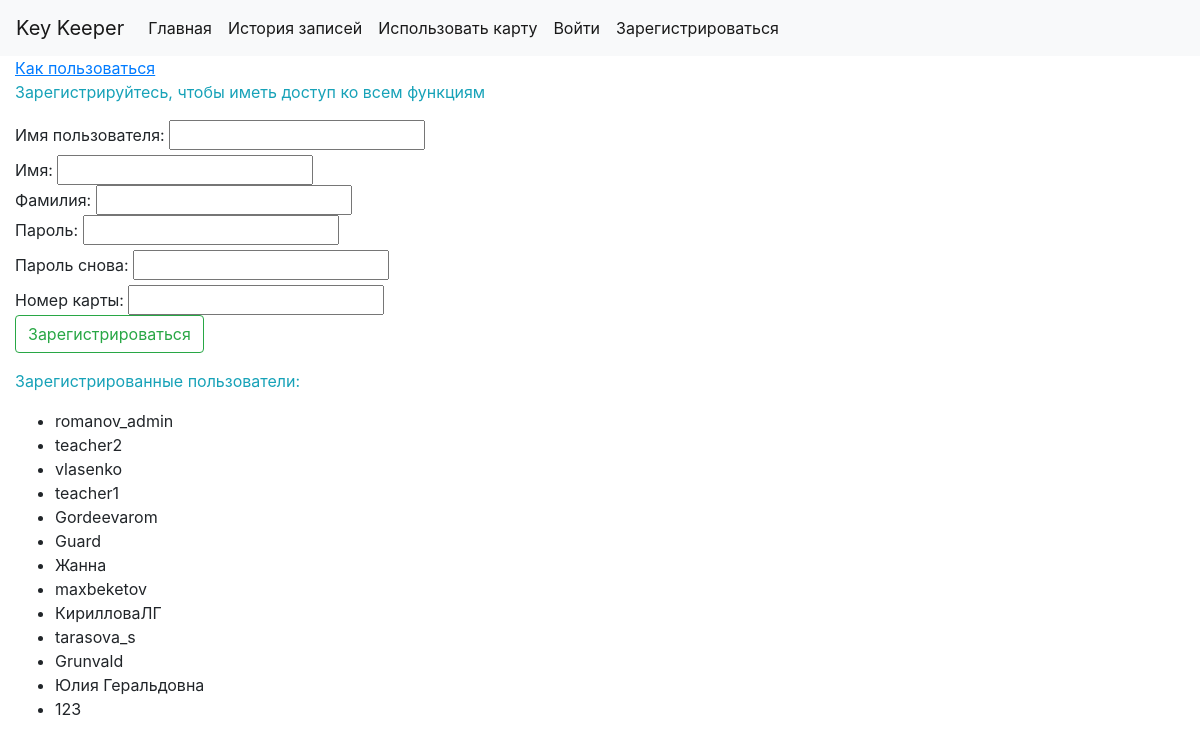
The app's page /reg/ (signed in), older data.
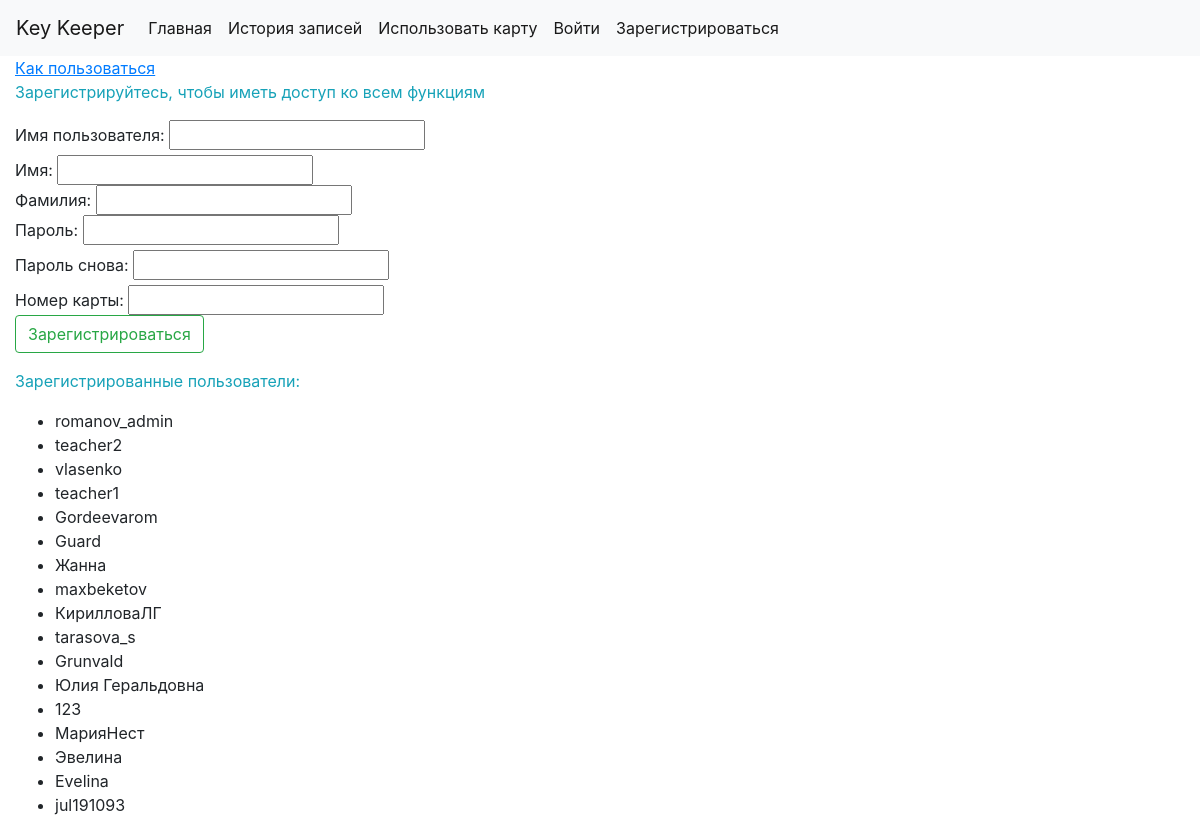
The same page, newer data.
### keeper/models.py (models this page shows)
class CustomUser(AbstractUser):
    card_id = models.IntegerField(default=8000000000)
    key_tran_last = models.IntegerField(default=-1)
    user_tran_last = models.CharField(max_length=255, default='никто')

### keeper/views.py (the view)
# urls.py: path('reg/', views.register, name='register'),
@login_required
def register(request):
    context = {}
    if request.method == 'POST':
        f = RegisterForm(request.POST)
        if f.is_valid() and f.data['password'] == f.data['password2']:
            if request.user.username in CARD_TAKE_USERS:
                try:
                    if CustomUser.objects.filter(card_id=f.data['card_id']).exists():
                        context['message'] = 'Такая карта уже есть'
                    else:
                        user = CustomUser.objects.create_user(username=f.data['username'], password=f.data['password'],
                                                              card_id=f.data['card_id'], last_name=f.data['last_name'],
                                                              first_name=f.data['first_name'])
                        user.save()
                        context['message'] = 'Вы успешно зарегистрированы!'
                        user = authenticate(request, username=f.data['username'], password=f.data['password'])
                        if user is not None:
                            return HttpResponseRedirect('/card')
                except IntegrityError:
                    context['message'] = 'Такое имя пользователя уже есть'
            else:
                context['message'] = 'У вас недостаточно прав. Вы можете зарегистрироваться на охране'
        else:
            context['message'] = 'Пароли не совпадают'
    else:
        f = RegisterForm()
    context['users'] = CustomUser.objects.all()
    context['form'] = f
    return render(request, 'register.html', context)

### keeper/forms.py
class RegisterForm(forms.Form):
    username = forms.CharField(label='Имя пользователя:', max_length=100, required=True)
    first_name = forms.CharField(label='Имя:', max_length=100, required=True)
    last_name = forms.CharField(label='Фамилия:', max_length=100, required=True)
    password = forms.CharField(label='Пароль:', max_length=100, required=True)
    password2 = forms.CharField(label='Пароль снова:', max_length=100, required=True)
    card_id = forms.IntegerField(label='Номер карты:', required=True)

### keeper/templates/register.html (shortened to what this page needs)
<!DOCTYPE html>
<html lang="en">
<head>
    {% include "includes/head.html" %}
</head>
<body>
    {% include "includes/nav_bar.html" %}
    <div class="container-fluid">
        <a href="https://romanovkey.ru/docs/_build/html/overview.html"><u>Как пользоваться</u></a>
        <p class="text-info">Зарегистрируйтесь, чтобы иметь доступ ко всем функциям</p>
        <form method="POST">
            <label for="username">{{ form.username.label }} </label> <input type="text" id="username" name="username" required>
            <br>
            {{ form.first_name.label }} {{ form.first_name }}
            <br>
            {{ form.last_name.label }} {{ form.last_name }}
            <br>
            <label for="password">{{ form.password.label }} </label> <input type="password" id="password" name="password" required>
            <br>
            <label for="password2">{{ form.password2.label }} </label> <input type="password" id="password2" name="password2" required>
            <br>
            {{ form.card_id.label }} {{ form.card_id }}
            <br>
            <input type="submit" value="Зарегистрироваться" class="btn btn-outline-success">
        </form>
        <p class="text-info">Зарегистрированные пользователи:</p>
        <ul>
            {% for user in users %}
                <li>{{user}}</li>
            {% endfor %}
        </ul>
    </div>
</body>
</html>

Row changes from the older to the newer data that the page shows:
added CustomUser: username "МарияНест"
added CustomUser: username "Эвелина"
added CustomUser: username "Evelina"
added CustomUser: username "jul191093"
